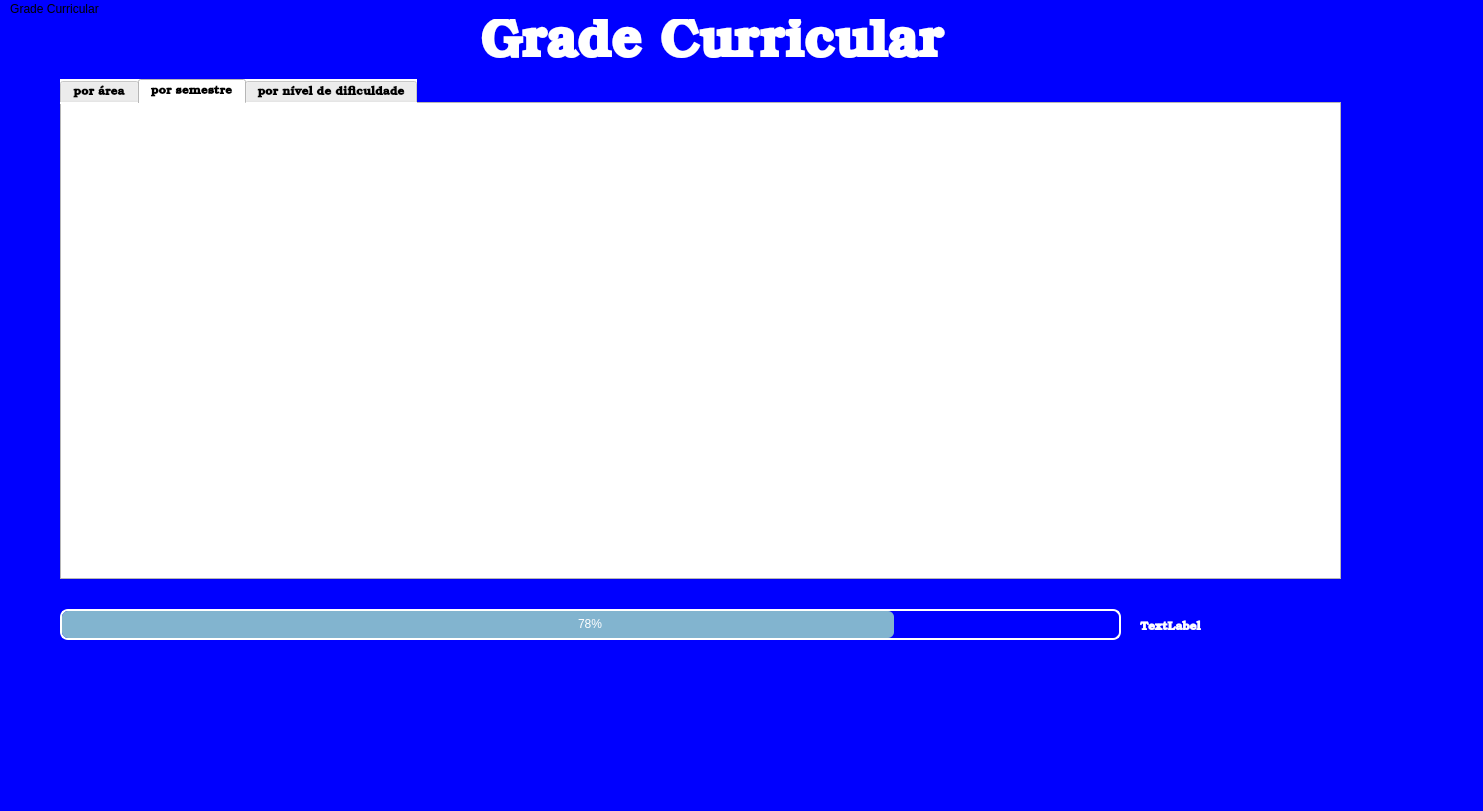
<?xml version="1.0" encoding="UTF-8"?>
<ui version="4.0">
 <class>ModuloGradeCompleta</class>
 <widget class="QMainWindow" name="ModuloGradeCompleta">
  <property name="geometry">
   <rect>
    <x>0</x>
    <y>0</y>
    <width>1483</width>
    <height>811</height>
   </rect>
  </property>
  <property name="windowTitle">
   <string>MainWindow</string>
  </property>
  <property name="styleSheet">
   <string notr="true">background-color: blue;</string>
  </property>
  <widget class="QWidget" name="centralwidget">
   <widget class="QLabel" name="label">
    <property name="geometry">
     <rect>
      <x>480</x>
      <y>0</y>
      <width>501</width>
      <height>51</height>
     </rect>
    </property>
    <property name="font">
     <font>
      <family>Bookman Old Style</family>
      <pointsize>40</pointsize>
      <bold>true</bold>
     </font>
    </property>
    <property name="styleSheet">
     <string notr="true">color: white</string>
    </property>
    <property name="text">
     <string>Grade Curricular</string>
    </property>
   </widget>
   <widget class="QTabWidget" name="tabsGrade">
    <property name="geometry">
     <rect>
      <x>60</x>
      <y>60</y>
      <width>1281</width>
      <height>501</height>
     </rect>
    </property>
    <property name="font">
     <font>
      <family>Bookman Old Style</family>
      <bold>true</bold>
     </font>
    </property>
    <property name="styleSheet">
     <string notr="true">background: white; color: black</string>
    </property>
    <property name="currentIndex">
     <number>1</number>
    </property>
    <widget class="QWidget" name="tab_gradeGeral">
     <attribute name="title">
      <string>por área</string>
     </attribute>
     <widget class="QWidget" name="widget_gradeGeral" native="true">
      <property name="geometry">
       <rect>
        <x>19</x>
        <y>20</y>
        <width>1231</width>
        <height>441</height>
       </rect>
      </property>
     </widget>
    </widget>
    <widget class="QWidget" name="tab_GradeProgresso">
     <property name="font">
      <font>
       <family>Bookman Old Style</family>
       <bold>true</bold>
      </font>
     </property>
     <attribute name="title">
      <string>por semestre</string>
     </attribute>
     <widget class="QWidget" name="widget_gradeProgresso" native="true">
      <property name="geometry">
       <rect>
        <x>20</x>
        <y>20</y>
        <width>1241</width>
        <height>501</height>
       </rect>
      </property>
     </widget>
    </widget>
    <widget class="QWidget" name="tab_GradeDificuldade">
     <property name="font">
      <font>
       <family>Bookman Old Style</family>
       <bold>true</bold>
      </font>
     </property>
     <attribute name="title">
      <string>por nível de dificuldade</string>
     </attribute>
     <widget class="QWidget" name="widget_gradeDificuldade" native="true">
      <property name="geometry">
       <rect>
        <x>10</x>
        <y>10</y>
        <width>1241</width>
        <height>501</height>
       </rect>
      </property>
     </widget>
    </widget>
   </widget>
   <widget class="QLabel" name="labelCHGrade">
    <property name="geometry">
     <rect>
      <x>1140</x>
      <y>600</y>
      <width>201</width>
      <height>16</height>
     </rect>
    </property>
    <property name="font">
     <font>
      <family>Bookman Old Style</family>
      <bold>true</bold>
     </font>
    </property>
    <property name="styleSheet">
     <string notr="true">color: white</string>
    </property>
    <property name="text">
     <string>TextLabel</string>
    </property>
   </widget>
   <widget class="QProgressBar" name="progressBarGrade">
    <property name="geometry">
     <rect>
      <x>60</x>
      <y>590</y>
      <width>1061</width>
      <height>31</height>
     </rect>
    </property>
    <property name="styleSheet">
     <string notr="true">QProgressBar {color: white;    border: 2px solid white;    border-radius: 8px;  text-align: center;} QProgressBar::chunk {background-color: #82b4cf; border-radius: 6px;}</string>
    </property>
    <property name="minimum">
     <number>6</number>
    </property>
    <property name="value">
     <number>80</number>
    </property>
   </widget>
  </widget>
  <widget class="QMenuBar" name="menubar">
   <property name="geometry">
    <rect>
     <x>0</x>
     <y>0</y>
     <width>1483</width>
     <height>22</height>
    </rect>
   </property>
   <widget class="QMenu" name="menuGrade_Curricular">
    <property name="title">
     <string>Grade Curricular</string>
    </property>
   </widget>
   <addaction name="menuGrade_Curricular"/>
  </widget>
  <widget class="QStatusBar" name="statusbar"/>
 </widget>
 <resources/>
 <connections/>
</ui>
